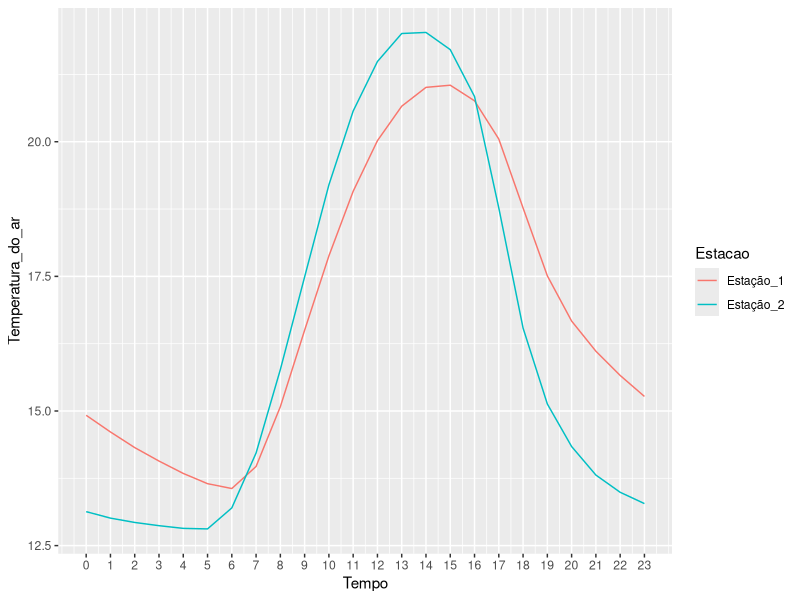

This figure's R source:
## ---- chunk 1
knitr::opts_chunk$set(echo = TRUE,
                      comment = "",
                      prompt = FALSE, 
                      collapse = TRUE 
                      )

library(tidyverse)
## ---- chunk 2
#resolução

x <- c(seq(from = 3, to = 6, by = 0.1))


(vetor_func_q1 <- exp(x)*cos(x))
## ---- chunk 3
#resolução
a1 <- seq(3, len = 12, by = 3)

a2 <- seq(1, len = 12, by = 3)

(vetor_func_q2a <- c(rep((0.1^a1 * 0.2^a2), len = 12)))

## ---- chunk 4
#resolução
a3 <- 2:25

(vetor_func_q2b <- c(2, rep((2^a1 / a1), len = 24)))

## ---- chunk 5
#resolução
(dds <- c(domingo = 1, segunda = 2, terça = 3, quarta = 4, quinta = 5, sexta = 6, sábado = 7))
## ---- chunk 6

set.seed(3)
(anos <- c(sample(1890:2015, 10), 2100, 2300))
(div_anos_4 <- c(anos %% 4))
(div_anos_100 <- anos %% 100)
(div_anos_400 <- anos %% 400)
bissextos <- ifelse(test = (div_anos_400 == 0) | (div_anos_4 == 0) & (div_anos_100 > 0),
  yes = 1,
  no = 0
)
(as.logical(bissextos))

## ---- chunk 7

(quais_bissextos <- which(bissextos == 1))
anos[bissextos]
## ---- chunk 8

ndias <- ifelse(
  test = (div_anos_400 == 0) | (div_anos_4 == 0) & (div_anos_100 > 0),yes = 366,
  no = 365
)
names(ndias) <- anos
ndias
## ---- chunk 9
sum(bissextos)
## ---- chunk 10
c(-30, seq(0, 20, by = 5), 30)
## ---- chunk 11
seq(1, 0, by = -0.2) 
## ---- chunk 12
#resolução
seq(-pi, pi, len = 10)
## ---- chunk 13
#resolução
rep(-1:5, times = 2:8)
## ---- chunk 14
#resolução
rep(c(5, 4, 3, 2, 1, 2, 3, 4, 5), c(5, 4, 3, 2, 1, 2, 3, 4, 4))

## ---- chunk 15
v3 <- c(11, 0.25, 7, 2)
## ---- chunk 16
v0 <- c()
## ---- chunk 17
v3 <- c(11, 0.25, 7, 2)
v2 <- c(11, 0.25)
v1 <- c(11)
v0 <- c()
seq(along = v3)
seq(along = v2)
seq(along = v1)
seq(along = v0)

## ---- chunk 18
tar_est1 <- c(
  14.92, 14.61, 14.32, 14.07, 13.84, 13.65, 13.56, 13.97, 15.08,
  16.5, 17.88, 19.08, 20.02, 20.66, 21.01, 21.05, 20.76, 20.05,
  18.77, 17.51, 16.67, 16.11, 15.66, 15.27
)
tar_est2 <- c(
  13.13, 13.01, 12.93, 12.87, 12.82, 12.81, 13.2, 14.22, 15.77,
  17.49, 19.2, 20.57, 21.49, 22.01, 22.03, 21.71, 20.84, 18.77,
  16.54, 15.13, 14.34, 13.81, 13.49, 13.28
)
## ---- chunk 19
tar_est1
tar_est2
Hora <- 0:23

dados <- data.frame(Tempo = Hora,
                    Estação_1 = tar_est1,
                    Estação_2 = tar_est2)
library(tidyr)
dados_long <- dados %>% gather(Estacao, Temperatura_do_ar, -Tempo)
ggplot(data = dados_long, aes(x = Tempo, y = Temperatura_do_ar, group = Estacao)) +
  geom_line(aes(colour = Estacao)) + 
  scale_x_continuous(breaks = Hora)
## ---- chunk 20
options(digits = 3)
tmed_est1 <- mean(tar_est1)
tmed_est2 <- mean(tar_est2)
tmed_estcoes <- c(tmed_est1, tmed_est2)
estacoes <- c("Estação_1", "Estação_2")
names(tmed_estcoes) <- estacoes
tmed_estcoes
## ---- chunk 21
if (tmed_est1 - tmed_est2 == 0)
  {print("tmed_est1 == tmed_est2")}
if(tmed_est1 - tmed_est2 > 0)
  {print("tmed_est1")} else {
      print("tmed_est2")
    }
## ---- chunk 22
tar_est1[order(tar_est1, decreasing = TRUE)][3]
tar_est2[order(tar_est2, decreasing = TRUE)][3]
## ---- chunk 23
(atd_est1 <- max(tar_est1) - min(tar_est1))
(atd_est2 <- max(tar_est2) - min(tar_est2))
## ---- chunk 24
(hmax_est1 <- c(Hora[which(tar_est1 == max(tar_est1))]))
(hmax_est2 <- c(Hora[which(tar_est2 == max(tar_est2))]))
(hmin_est1 <- c(Hora[which(tar_est1 == min(tar_est1))])) 
(hmin_est2 <- c(Hora[which(tar_est2 == min(tar_est2))]))
## ---- chunk 25
difh_tar <- c(tar_est2 - tar_est1)
difh_tar[which.max(difh_tar)]
## ---- chunk 26
(h_difh_tar <- c(Hora[which.max(difh_tar)]))
## ---- chunk 27
(difh_tar1 <- c(diff(tar_est1)))
(h_ps_tar1 <- c(which.min(difh_tar1)))
(difh_tar2 <- c(diff(tar_est2)))
(h_ps_tar2 <- c(which.min(difh_tar2)))
## ---- chunk 28
(temp_prox <- c(Hora[which((tar_est1 - tar_est2) < 0.5)]))
## ---- chunk 29
(tar_met1 <- (max(tar_est2) + min(tar_est2)) / 2)
(tar_met2 <- (max(tar_est2) + min(tar_est2) + (tar_est2[10]) + (2 * (tar_est2[22]))) / 5)
(tar_met2 <- ((tar_est2[8]) + (tar_est2[15]) + (2 * (tar_est2[22]))) / 4)
## ---- chunk 30
options(digits = 3)
Tmed_est1 <- (max(tar_est1) + min(tar_est1)) / 2
A1 <- (max(tar_est1) - min(tar_est1)) / 2
arg1 <- ifelse(
  test = (Hora < hmin_est1),
  yes = arg1 <- pi * ((Hora + 10) / (10 + hmin_est1)),
  no = NA
)

arg1 <- ifelse(
  test = (Hora < hmin_est1),
  yes = arg1 <- pi * ((Hora + 10) / (10 + hmin_est1)),
  no = NA
)

arg2 <- ifelse(
  test = (hmin_est1 <= Hora & Hora < hmax_est1),
  yes = arg2 <- pi * ((Hora - hmin_est1) / (14 - hmin_est1)),
  no = NA
)

arg3 <- ifelse(
  test = (Hora > hmax_est1),
  yes = arg3 <- pi * ((14 - Hora) / (10 + hmin_est1)),
  no = NA
)
faltante1 <- which(is.na(arg1))
faltante2 <- which(is.na(arg2))
faltante3 <- which(is.na(arg3))

(arg_est1 <- c(arg1[-faltante1], arg2[-faltante2], arg3[-faltante3]))

(Tcalc_est1 <- ifelse(
  test =  (hmin_est1 <= Hora & Hora < hmax_est1),
  yes = Tcalc_est1 <- Tmed_est1 - A1 * cos(arg_est1),
  no = Tcalc_est1 <- Tmed_est1 + A1 * cos(arg_est1)
))
Tmed_est2 <- (max(tar_est2) + min(tar_est2)) / 2
A2 <- (max(tar_est2) - min(tar_est2)) / 2

arg1 <- ifelse(
  test = (Hora < hmin_est2),
  yes = arg1 <- pi * ((Hora + 10) / (10 + hmin_est2)),
  no = NA
)

arg2 <- ifelse(
  test = (hmin_est2 <= Hora & Hora < hmax_est2),
  yes = arg2 <- pi * ((Hora - hmin_est2) / (14 - hmin_est2)),
  no = NA
)

arg3 <- ifelse(
  test = (Hora > hmax_est2),
  yes = arg3 <- pi * ((14 - Hora) / (10 + hmin_est2)),
  no = NA
)

faltante1 <- which(is.na(arg1))
faltante2 <- which(is.na(arg2))
faltante3 <- which(is.na(arg3))

(arg_est2 <- c(arg1[-faltante1], arg2[-faltante2], arg3[-faltante3]))

(Tcalc_est2 <- ifelse(
  test =  (hmin_est2 <= Hora & Hora < hmax_est2),
  yes = Tcalc_est2 <- Tmed_est2 - A2 * cos(arg_est2),
  no = Tcalc_est2 <- Tmed_est2 + A2 * cos(arg_est2)
))

## ---- chunk 31
(RMSE1 <- sqrt(mean((Tcalc_est1 - tar_est1)^2)))
(RMSE2 <- sqrt(mean((Tcalc_est2 - tar_est2)^2)))
## ---- chunk 32
(r1 <- (mean((tar_est1 - mean(tar_est1)) * (Tcalc_est1 - mean(Tcalc_est1)))) / sqrt(mean((tar_est1 - mean(tar_est1)^2) * (Tcalc_est1 - mean(Tcalc_est1)^2))))
(r2 <- (mean((tar_est2 - mean(tar_est2)) * (Tcalc_est2 - mean(Tcalc_est2)))) / sqrt(mean((tar_est2 - mean(tar_est2)^2) * (Tcalc_est2 - mean(Tcalc_est2)^2))))
